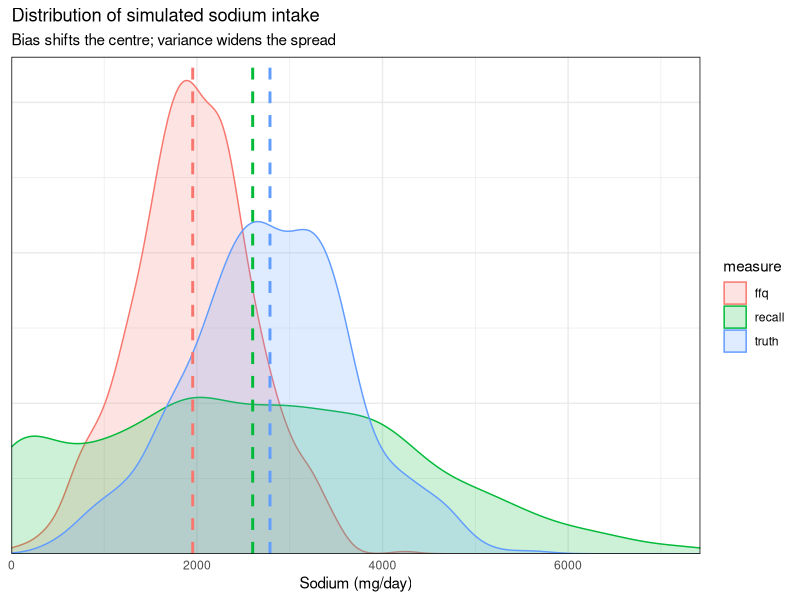
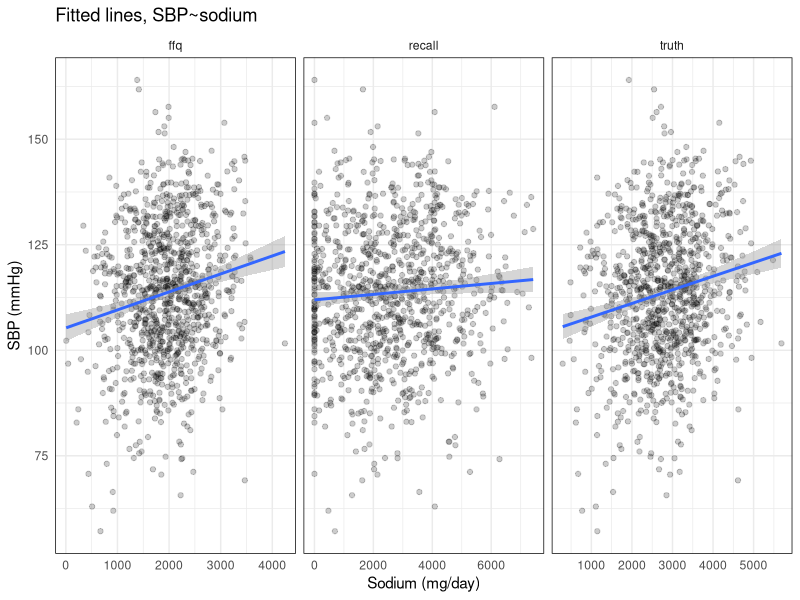
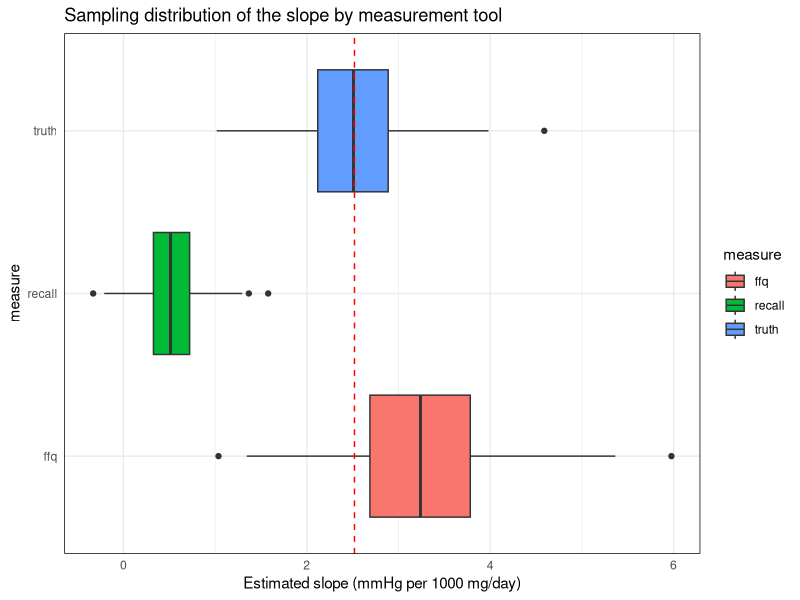

The R script that drew these images, in order:
## ---- chunk 1
#| label: setup
library(here)
library(tidyverse)
## ---- chunk 2
#| label: intake-read
# read CCHS data
raw_intake <- read_csv(here("data", "sodium_usual_intake_2015.csv"), skip=1, locale = locale(encoding = "latin1"))
## ---- chunk 3
#| label: intake-isolate
# isolate measurements of interest
intake <- raw_intake |>
  filter(Country=="Canada") |>  # remove data beyond the estimates (includes footnotes etc)
  filter(`Age or Life Stage Group` == "19 years and over") |> # only interested in total adult population, not age subgroups
  transmute(
    Sex,
    Mean,
    sd = (p75-p25) / 1.349 # explain why this number using qnorm(0.75) - qnorm(0.25)
  )
## ---- chunk 4
#| label: intake-show
intake
## ---- chunk 5
#| label: iqr
qnorm(0.75) - qnorm(0.25)
## ---- chunk 6
#| label: intake-pull
# pull population mean (SD)
mean_sodium <- intake |> filter(Sex=="Both sexes") |> pull(Mean)
sd_sodium <- intake |> filter(Sex=="Both sexes") |> pull(sd)
## ---- chunk 7
#| label: intake-pull-show
mean_sodium
sd_sodium
## ---- chunk 8
#| label: bp
mean_sbp <- 114 # mmHg
sd_sbp <- 16 # mmHg
## ---- chunk 9
#| label: effect
effect_sodium_sbp <- 2.52 # mmHg per 1000 mg/day
## ---- chunk 10
#| label: bias
relative_bias_recall <- 0.925 # 24HR gets about 92% of actual truth
relative_bias_ffq <- 0.7
## ---- chunk 11
#| label: af
af_recall <- 0.2
## ---- chunk 12
#| label: recall-sd
var_error <- relative_bias_recall * sd_sodium^2 / af_recall - relative_bias_recall^2 * sd_sodium^2
sd_recall <- sqrt(var_error)

sd_recall
## ---- chunk 13
#| label: ffq-sd
sd_ffq <- 200
## ---- chunk 14
#| label: resid
sd_resid <- sqrt(sd_sbp^2 - (effect_sodium_sbp * sd_sodium / 1000)^2)
sd_resid
## ---- chunk 15
#| label: simulate-function
simulate_study <- function(n){
  tibble(
    truth = rnorm(n, mean_sodium, sd_sodium), # true usual intake
    sbp = mean_sbp + effect_sodium_sbp*(truth - mean_sodium)/1000 + rnorm(n, 0, sd_resid), # outcome
    # here we simulate measured values from recalls and ffqs, and we set a floor of 0 (cannot have negative intake)
    recall = pmax(relative_bias_recall * truth + rnorm(n, 0, sd_recall), 0),
    ffq = pmax(relative_bias_ffq * truth + rnorm(n, 0, sd_ffq), 0)
  )
}
## ---- chunk 16
#| label: simulate-one
set.seed(12345)
n <- 1000 # 1000 people in the study, for example
study <- simulate_study(n)
## ---- chunk 17
#| label: simulate-show
study
## ---- chunk 18
#| label: describe
study |>
  pivot_longer(
    c(truth, recall, ffq),
    names_to = "measure",
    values_to = "sodium"
  ) |>
  summarise(
    mean = mean(sodium),
    sd = sd(sodium),
    median = median(sodium),
    p25 = quantile(sodium, 0.25),
    p75 = quantile(sodium, 0.75),
    r_truth = cor(sodium, study$truth),
    .by = measure
  )
## ---- chunk 19
#| label: density
study |>
  pivot_longer(
    c(truth, recall, ffq),
    names_to = "measure",
    values_to = "sodium"
  ) |>
  ggplot(
    aes(sodium, colour = measure, fill = measure)
  )+
  geom_density(alpha = 0.2) +
  geom_vline(
    data = \(d) summarise(d, mean = mean(sodium), .by = measure),
    aes(xintercept = mean, colour = measure),
    linetype = 2, linewidth = 1,
    show.legend = FALSE
  ) +
  scale_x_continuous(expand = c(0,0)) +
  scale_y_continuous(expand = expansion(mult = c(0, 0.05))) +
  labs(
    x = "Sodium (mg/day)",
    title = "Distribution of simulated sodium intake",
    subtitle = "Bias shifts the centre; variance widens the spread"
  ) +
  theme_minimal() +
  theme(
    axis.title.y = element_blank(),
    axis.text.y = element_blank(),
    panel.border = element_rect(colour = "black", fill=NA)
  )
## ---- chunk 20
#| label: fit-function
# regression
fit_slope <- function(data, measure){
  x <- data[[measure]]/1000 # mmHg per 1000 mg/day
  fit <- lm(data$sbp ~ x) # regression, systolic blood pressure and sodium (for each of the three measures)
  s <- summary(fit)$coefficients[2, ]

  tibble(
    measure,
    est = s[[1]],
    se = s[[2]],
    p = s[[4]]
  )
}
## ---- chunk 21
#| label: fit-results
# results
map_dfr(c("truth", "recall", "ffq"), \(m) fit_slope(study, m)) |>
  mutate(lo = est-1.96*se, hi = est+1.96*se)
## ---- chunk 22
#| label: fit-values
#| include: false
one <- map_dfr(c("truth", "recall", "ffq"), \(m) fit_slope(study, m))
est1 <- \(m) round(one$est[one$measure == m], 2)
## ---- chunk 23
#| label: fit-plot
#| fig-height: 4
# visualize lm line
study |>
  pivot_longer(c(truth, recall, ffq), names_to = "measure", values_to = "sodium") |>
  ggplot(aes(sodium, sbp)) +
  geom_point(alpha = 0.2) +
  geom_smooth(method = "lm") +
  facet_wrap(~measure, scales = "free_x") +
  labs(
    x = "Sodium (mg/day)",
    y = "SBP (mmHg)",
    title = "Fitted lines, SBP~sodium"
  ) +
  theme_minimal() +
  theme(
    panel.border = element_rect(colour = "black", fill=NA)
  )
## ---- chunk 24
#| label: n-sims
n_sims <- 500
## ---- chunk 25
#| label: sims
sims <- map_dfr(1:n_sims, \(i){
  d <- simulate_study(n)
  map_dfr(c("truth", "recall", "ffq"), \(m) fit_slope(d, m)) |> mutate(sim = i)
})
## ---- chunk 26
#| label: sims-summary
sims |>
  group_by(measure) |>
  summarise(
    mean_est = mean(est),
    bias = mean(est) - effect_sodium_sbp, # systematic error in the slope
    emp_se = sd(est), # spread of the slope across studies
    rmse     = sqrt(mean((est - effect_sodium_sbp)^2)), # bias and variance combined
    coverage = mean(abs(est - effect_sodium_sbp) <= 1.96 * se),  # % of 95% CIs containing the truth
    power    = mean(p < 0.05) # % of studies detecting the effect
  )
## ---- chunk 27
#| label: sims-values
#| include: false
s <- sims |>
  summarise(
    mean_est = mean(est),
    coverage = mean(abs(est - effect_sodium_sbp) <= 1.96 * se),
    power = mean(p < 0.05),
    .by = measure
  )
get <- \(m, col) s[[col]][s$measure == m]
## ---- chunk 28
#| label: sims-plot
#| fig-height: 3.5
sims |>
  ggplot(
    aes(measure, est, fill = measure)
  ) +
  geom_boxplot() +
  geom_hline(yintercept = effect_sodium_sbp, linetype = 2, colour = "red") +
  labs(
    y = "Estimated slope (mmHg per 1000 mg/day)",
    title = "Sampling distribution of the slope by measurement tool"
  ) +
  coord_flip()+
  theme_minimal() +
  theme(
    panel.border = element_rect(colour = "black", fill=NA)
  )
